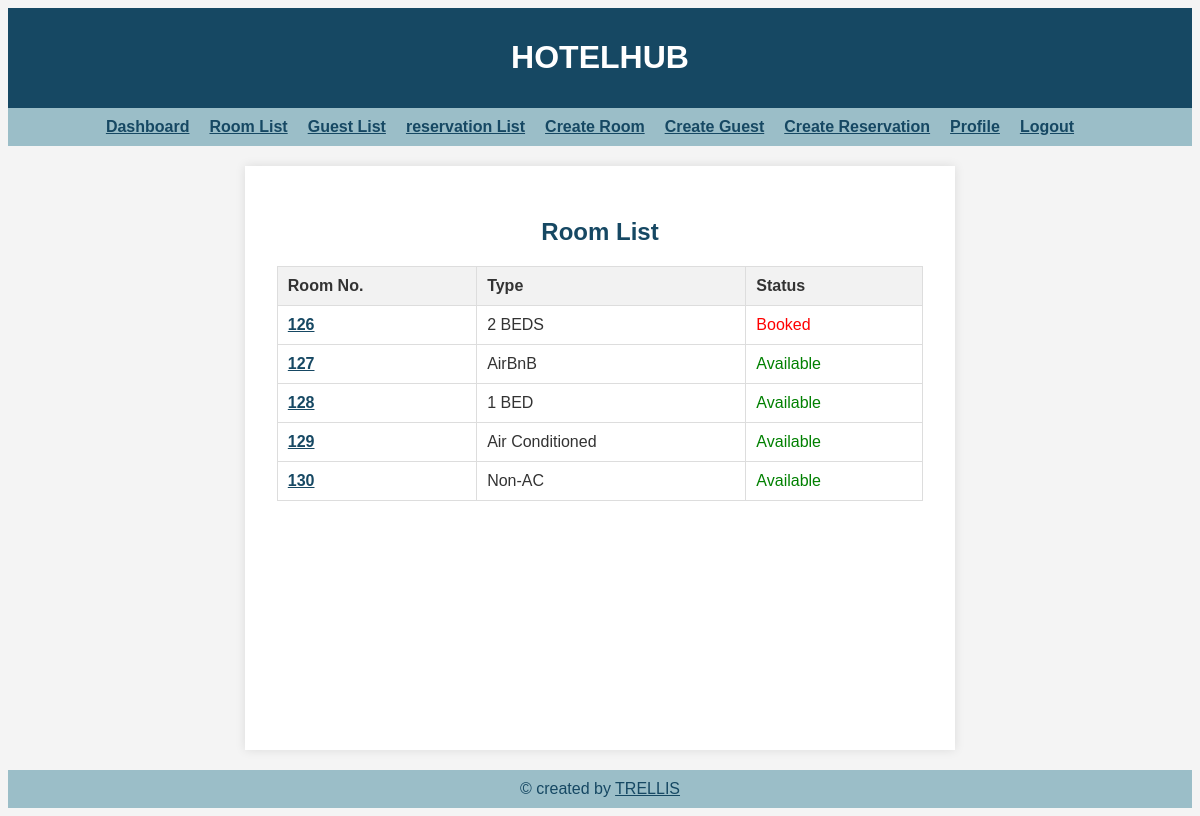
The app's page /rooms/ (signed in) with its own data.
### room/models.py (models this page shows, shortened)
class Room(models.Model):
    room_number = models.CharField(max_length=10, unique=True)
    room_type = models.CharField(max_length=50)
    price_per_night = models.DecimalField(max_digits=8, decimal_places=2)
    def is_booked_now(self):
        now = timezone.now()
        reservations = self.reservation_set.all()
        return any(
            timezone.make_aware(timezone.datetime.combine(reservation.check_in_date, time(12, 0, 0)),
                                timezone.get_current_timezone()) <= now <=
            timezone.make_aware(timezone.datetime.combine(reservation.check_out_date, time(12, 0, 0)),
                                timezone.get_current_timezone())
            for reservation in reservations
        )
    class Meta:
        db_table = 'room_room'

### room/views.py (the view)
# urls.py: path('rooms/', RoomListView.as_view(), name='room_list'),
class RoomListView(LoginRequiredMixin, ListView):
    model = Room
    context_object_name = "rooms"
    paginate_by = 10
    template_name = "room_list.html"

### room/templates/room_list.html (shortened to what this page needs)
{% extends 'base.html' %}
{% block content %}
  <h2 class="titlex">Room List</h2>
  <table>
    <thead>
      <tr>
        <th>Room No.</th>
        <th>Type</th>
        <th>Status</th>
      </tr>
    </thead>
    <tbody>
      {% for room in rooms %}
      <tr>
        <td><a class="linky"href="{% url 'room_detail' room.pk %}">{{ room.room_number }}</a> </td>
        <td>{{ room.room_type }} </td>
        <td>{% if room.is_booked_now %}<span style="color:red;">Booked</span>{% else %}<span style="color:green;">Available</span>{% endif %} </td>
        {% empty %}
        <p>No Record found! <a href="{% url 'room_create' %}" class="linky">Add Room </a></p>
        {% endfor %}
    </tbody>
  </table>
{% endblock %}

### main/templates/base.html (shortened to what this page needs)
{% load static %}
<!DOCTYPE html>
<html lang="en">
<head>
    <link rel="stylesheet" href="{% static 'styles.css' %}">
</head>
<body>
    <header>
        <h1>HOTELHUB</h1>
    </header>
<nav>
    <ul>
        <li><a href="{% url 'dashboard' %}">Dashboard</a></li>
        {% if user.is_authenticated %}
        <li><a href="{% url 'room_list' %}">Room List</a></li>
        <li><a href="{% url 'guest_list' %}">Guest List</a></li>
        <li><a href="{% url 'reservation_list' %}">reservation List</a></li>
        <li><a href="{% url 'room_create' %}">Create Room</a></li>
        <li><a href="{% url 'guest_create' %}">Create Guest</a></li>
        <li><a href="{% url 'reservation_create' %}">Create Reservation</a></li>
        <li><a href="{% url 'profile' %}">Profile</a></li>
        <li><a href="{% url 'logout'%}?next={% url 'login' %}">Logout</a></li>
        {% else %}
        <li><a href="{% url 'login'%}?next={{request.path}}">Login</a></li>
        {% endif %}
    </ul>
</nav>
    <main>
        {% block content %}
        {% endblock %}
    </main>
    <footer>
        &#169; created by <a class="linky" href="{% url 'modd' %}">TRELLIS</a>
    </footer>
</body>
</html>

### main/static/styles.css (style rules this page uses)
:root { --primary-color: #164863; --secondary-color: #9BBEC8; }
body { font-family: 'Arial', sans-serif; background-color: #f4f4f4; color: #333; display: flex; flex-direction: column; min-height: 100vh; }
header { background-color: var(--primary-color); color: #fff; text-align: center; padding: 10px; }
nav { background-color: var(--secondary-color); color: #fff; padding: 10px; }
nav ul { list-style: none; padding: 0; margin: 0; display: flex; justify-content: center; flex-wrap: wrap; }
nav ul li { margin-right: 20px; }
nav a { text-decoration: underline; color: var(--primary-color); font-weight: bold; font-size: 16px; }
main { flex: 1; text-align: start; margin: 20px 20%; padding: 2rem 2rem; background-color: #fff; box-shadow: 0 0 10px rgba(0, 0, 0, 0.1); }
footer { background-color: var(--secondary-color); color: var(--primary-color); text-align: center; padding: 10px; margin-top: auto; }
.titlex { color: var(--primary-color); margin-bottom: 10px; text-align: center; }
.linky { text-decoration: underline; color: var(--primary-color) }
table { width: 100%; border-collapse: collapse; margin-top: 20px; }
th, td { border: 1px solid #ddd; padding: 10px; text-align: left; }
thead { background-color: #f2f2f2; }
td a { text-decoration: none; color: var(--primary-color); font-weight: bold; }

### records on screen
Room: room_number "126", room_type "2 BEDS", shows "Booked"
Room: room_number "127", room_type "AirBnB", shows "Available"
Room: room_number "128", room_type "1 BED", shows "Available"
Room: room_number "129", room_type "Air Conditioned", shows "Available"
Room: room_number "130", room_type "Non-AC", shows "Available"
